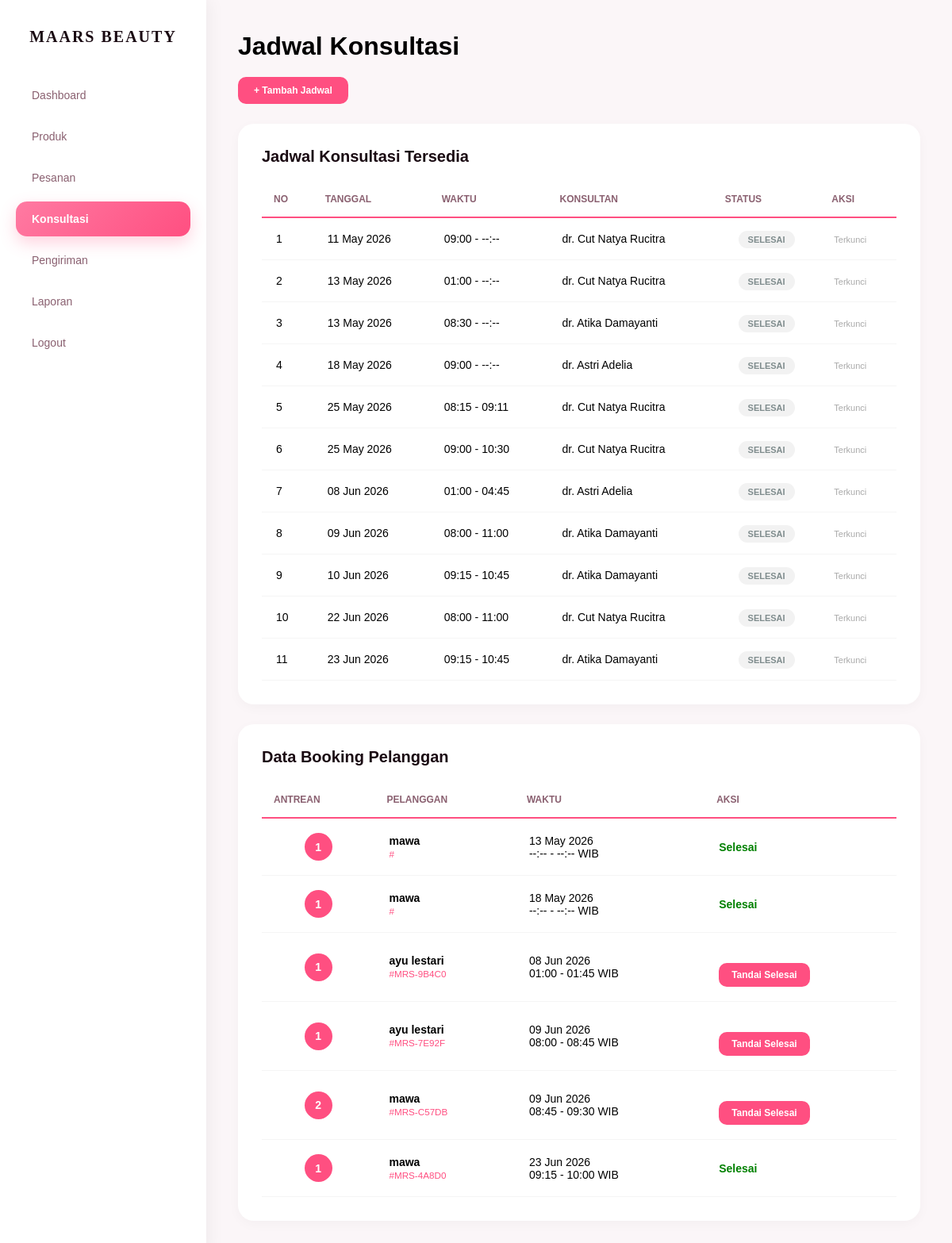
The page /admin/konsultasi.php (signed in) on the database its author committed.
### tables this page shows
CREATE TABLE `jadwal` (
  `id_jadwal` int NOT NULL,
  `tanggal` date DEFAULT NULL,
  `jam_mulai` time DEFAULT NULL,
  `jam_selesai` time DEFAULT NULL,
  `konsultan` varchar(100) DEFAULT NULL,
  `keterangan` text
);

CREATE TABLE `booking` (
  `id_booking` int NOT NULL,
  `kode_booking` varchar(20) DEFAULT NULL,
  `id_pelanggan` int DEFAULT NULL,
  `id_jadwal` int DEFAULT NULL,
  `no_antrean` int DEFAULT NULL,
  `jam_mulai_user` time DEFAULT NULL,
  `jam_selesai_user` time DEFAULT NULL,
  `tanggal_booking` date DEFAULT NULL,
  `status` varchar(50) DEFAULT NULL
);

CREATE TABLE `pelanggan` (
  `id_pelanggan` int NOT NULL,
  `nama` varchar(100) DEFAULT NULL,
  `email` varchar(100) DEFAULT NULL,
  `no_hp` varchar(15) DEFAULT NULL,
  `alamat` text,
  `tanggal_daftar` date DEFAULT NULL,
  `foto` varchar(255) DEFAULT NULL
);

### admin/konsultasi.php (the view, shortened to what this page needs)
<?php
include '../includes/conn.php';
$waktu_sekarang_db = date('Y-m-d H:i:s');
mysqli_query($conn, "UPDATE jadwal SET keterangan = 'Selesai' WHERE CONCAT(tanggal, ' ', jam_mulai) < '$waktu_sekarang_db' AND (keterangan = 'Aktif' OR keterangan IS NULL)");
$jadwal = mysqli_query($conn, "SELECT * FROM jadwal ORDER BY tanggal ASC, jam_mulai ASC");
$booking = mysqli_query($conn, "
    SELECT b.*, p.nama as nama_pelanggan, j.tanggal,
    b.jam_mulai_user, b.jam_selesai_user,
    (SELECT COUNT(*) + 1 FROM booking b2 WHERE b2.id_jadwal = b.id_jadwal AND b2.id_booking < b.id_booking) as nomor_antrean
    FROM booking b
    JOIN pelanggan p ON b.id_pelanggan = p.id_pelanggan
    LEFT JOIN jadwal j ON b.id_jadwal = j.id_jadwal
    ORDER BY j.tanggal ASC, b.jam_mulai_user ASC, b.id_booking ASC
");
?>
<!DOCTYPE html>
<html lang="id">
<head>
    <link rel="stylesheet" href="../assets/css/global.css">
    <link rel="stylesheet" href="../assets/css/sidebar.css">
</head>
<body>
    <?php include '../includes/sidebar_admin.php'; ?>
    <div class="main">
        <h1>Jadwal Konsultasi</h1>
        <a href="tambah_jadwal.php" class="btn-pink" style="text-decoration: none; padding: 10px 20px;">+ Tambah Jadwal</a>
        <div class="card-box">
            <div class="section-title">Jadwal Konsultasi Tersedia</div>
            <table>
                <thead>
                    <tr>
                        <th>No</th>
                        <th>Tanggal</th>
                        <th>Waktu</th>
                        <th>Konsultan</th>
                        <th>Status</th>
                        <th>Aksi</th>
                    </tr>
                </thead>
                <tbody>
                    <?php
                    $no = 1;
                    while($j = mysqli_fetch_assoc($jadwal)){
                        $jm = !empty($j['jam_mulai']) ? date('H:i', strtotime($j['jam_mulai'])) : '--:--';
                        $js = !empty($j['jam_selesai']) ? date('H:i', strtotime($j['jam_selesai'])) : '--:--';
                    ?>
                    <tr>
                        <td><?= $no++; ?></td>
                        <td><?= date('d M Y', strtotime($j['tanggal'])); ?></td>
                        <td><?= $jm . ' - ' . $js; ?></td>
                        <td><?= htmlspecialchars($j['konsultan']); ?></td>
                        <td style="text-align: center;">
                            <?php if($j['keterangan'] == 'Selesai'): ?>
                                <span class="status-label status-selesai">Selesai</span>
                            <?php else: ?>
                                <span class="status-label status-aktif">Aktif</span>
                            <?php endif; ?>
                        </td>
                        <td>
                            <?php if($j['keterangan'] !== 'Selesai'): ?>
                                <a href="edit_jadwal.php?id=<?= $j['id_jadwal']; ?>" class="btn-edit" >Edit</a>
                            <?php else: ?>
                                <span style="color:#aaa; font-size:11px;">Terkunci</span>
                            <?php endif; ?>
                        </td>
                    </tr>
                    <?php } ?>
                </tbody>
            </table>
        </div>
        <div class="card-box">
            <div class="section-title">Data Booking Pelanggan</div>
            <table>
                <thead>
                    <tr>
                        <th>Antrean</th>
                        <th>Pelanggan</th>
                        <th>Waktu</th>
                        <th>Aksi</th>
                    </tr>
                </thead>
                <tbody>
                    <?php while($b = mysqli_fetch_assoc($booking)){
                        $jm = !empty($b['jam_mulai_user']) ? date('H:i', strtotime($b['jam_mulai_user'])) : '--:--';
                        $js = !empty($b['jam_selesai_user']) ? date('H:i', strtotime($b['jam_selesai_user'])) : '--:--';
                        $tanggal_tampil = !empty($b['tanggal']) ? $b['tanggal'] : $b['tanggal'];
                    ?>
                        <tr>
                            <td><div class="antrean-numb"><?= $b['nomor_antrean']; ?></div></td>
                            <td>
                                <strong><?= htmlspecialchars($b['nama_pelanggan']); ?></strong><br>
                                <small style="color:#ff4f81;">#<?= $b['kode_booking']; ?></small>
                            </td>
                            <td>
                                <?= date('d M Y', strtotime($tanggal_tampil)); ?><br>
                                <?= $jm . ' - ' . $js; ?> WIB
                            </td>
                            <td>
                                <?php if($b['status'] != 'Selesai'): ?>
                                    <a href="?selesai=<?= $b['id_booking']; ?>" class="btn-pink">Tandai Selesai</a>
                                <?php else: ?>
                                    <span style="color:green; font-weight:bold;">Selesai</span>
                                <?php endif; ?>
                            </td>
                        </tr>
                    <?php } ?>
                    </tbody>
            </table>
        </div>
    </div>
</body>
</html>

### assets/css/global.css (style rules this page uses)
* { margin: 0; padding: 0; box-sizing: border-box; font-family: 'Poppins', sans-serif; }
body { background: #ffe5ec; display: flex; }
.main { flex: 1; padding: 25px; overflow-y: auto; height: 100vh; }
table { width: 100%; border-collapse: collapse; margin-top: 10px; }
th, td { padding: 10px; border-bottom: 1px solid #eee; text-align: left; font-size: 14px; }

### admin/konsultasi.php (style rules this page uses)
body { font-family: 'DM Sans', sans-serif; background: #fbf6f8; display: flex; margin: 0; }
.main { flex: 1; padding: 40px; height: 100vh; overflow-y: auto; }
.main a { margin-top: 20px; }
.form-box, .card-box { background: white; border-radius: 20px; padding: 30px; margin-top: 25px; box-shadow: 0 4px 15px rgba(0,0,0,0.03); }
.section-title { font-size: 20px; font-weight: 700; margin-bottom: 20px; color: #1a0a12; }
table { width: 100%; border-collapse: collapse; margin-top: 10px; }
th { padding: 15px; text-align: left; font-size: 12px; color: #8a6070; text-transform: uppercase; border-bottom: 2px solid #ff4f81; }
td { padding: 18px; border-bottom: 1px solid #f5f5f5; vertical-align: middle; }
.btn-pink { background-color: #ff4f81; color: white; padding: 8px 16px; border-radius: 10px; text-decoration: none; font-weight: 700; font-size: 12px; border: none; display: inline-block; transition: all 0.3s ease; cursor: pointer; }
.antrean-numb { background: #ff4f81; color: white; width: 35px; height: 35px; border-radius: 50%; display: flex; align-items: center; justify-content: center; font-weight: 800; margin: auto; }
.status-label { padding: 5px 12px; border-radius: 20px; font-size: 11px; font-weight: 700; text-transform: uppercase; }
.status-selesai { background-color: #f2f2f2; color: #7f8c8d; }

### rows shown on the page
jadwal: tanggal "11 May 2026", jam_mulai "09:00", jam_selesai "--:--", konsultan "dr. Cut Natya Rucitra", keterangan "SELESAI"
jadwal: tanggal "13 May 2026", jam_mulai "01:00", jam_selesai "--:--", konsultan "dr. Cut Natya Rucitra", keterangan "SELESAI"
jadwal: tanggal "13 May 2026", jam_mulai "08:30", jam_selesai "--:--", konsultan "dr. Atika Damayanti", keterangan "SELESAI"
jadwal: tanggal "18 May 2026", jam_mulai "09:00", jam_selesai "--:--", konsultan "dr. Astri Adelia", keterangan "SELESAI"
jadwal: tanggal "25 May 2026", jam_mulai "08:15", jam_selesai "09:11", konsultan "dr. Cut Natya Rucitra", keterangan "SELESAI"
jadwal: tanggal "25 May 2026", jam_mulai "09:00", jam_selesai "10:30", konsultan "dr. Cut Natya Rucitra", keterangan "SELESAI"
jadwal: tanggal "08 Jun 2026", jam_mulai "01:00", jam_selesai "04:45", konsultan "dr. Astri Adelia", keterangan "SELESAI"
jadwal: tanggal "09 Jun 2026", jam_mulai "08:00", jam_selesai "11:00", konsultan "dr. Atika Damayanti", keterangan "SELESAI"
jadwal: tanggal "10 Jun 2026", jam_mulai "09:15", jam_selesai "10:45", konsultan "dr. Atika Damayanti", keterangan "SELESAI"
jadwal: tanggal "22 Jun 2026", jam_mulai "08:00", jam_selesai "11:00", konsultan "dr. Cut Natya Rucitra", keterangan "SELESAI"
jadwal: tanggal "23 Jun 2026", jam_mulai "09:15", jam_selesai "10:45", konsultan "dr. Atika Damayanti", keterangan "SELESAI"
booking: nomor_antrean "1", id_pelanggan.nama "mawa", id_jadwal.tanggal "13 May 2026", jam_mulai_user "--:--", jam_selesai_user "--:--", status "Selesai"
booking: nomor_antrean "1", id_pelanggan.nama "mawa", id_jadwal.tanggal "18 May 2026", jam_mulai_user "--:--", jam_selesai_user "--:--", status "Selesai"
booking: nomor_antrean "1", id_pelanggan.nama "ayu lestari", kode_booking "MRS-9B4C0", id_jadwal.tanggal "08 Jun 2026", jam_mulai_user "01:00", jam_selesai_user "01:45"
booking: nomor_antrean "1", id_pelanggan.nama "ayu lestari", kode_booking "MRS-7E92F", id_jadwal.tanggal "09 Jun 2026", jam_mulai_user "08:00", jam_selesai_user "08:45"
booking: nomor_antrean "2", id_pelanggan.nama "mawa", kode_booking "MRS-C57DB", id_jadwal.tanggal "09 Jun 2026", jam_mulai_user "08:45", jam_selesai_user "09:30"
booking: nomor_antrean "1", id_pelanggan.nama "mawa", kode_booking "MRS-4A8D0", id_jadwal.tanggal "23 Jun 2026", jam_mulai_user "09:15", jam_selesai_user "10:00", status "Selesai"
